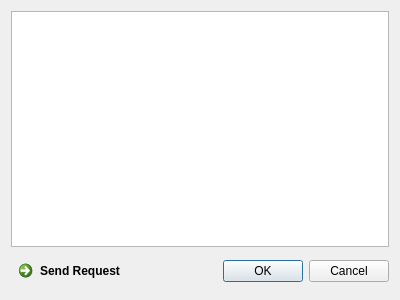
<?xml version="1.0" encoding="UTF-8"?>
<ui version="4.0">
 <class>JamResamplerDialogBase</class>
 <widget class="QDialog" name="JamResamplerDialogBase">
  <property name="geometry">
   <rect>
    <x>0</x>
    <y>0</y>
    <width>400</width>
    <height>300</height>
   </rect>
  </property>
  <property name="windowTitle">
   <string>Jam Resampler</string>
  </property>
  <layout class="QGridLayout" name="gridLayout">
   <item row="1" column="0" colspan="2">
    <widget class="QTextEdit" name="textEdit"/>
   </item>
   <item row="2" column="0">
    <widget class="QCommandLinkButton" name="commandLinkButton">
     <property name="text">
      <string>Send Request</string>
     </property>
    </widget>
   </item>
   <item row="2" column="1">
    <widget class="QDialogButtonBox" name="button_box">
     <property name="orientation">
      <enum>Qt::Horizontal</enum>
     </property>
     <property name="standardButtons">
      <set>QDialogButtonBox::Cancel|QDialogButtonBox::Ok</set>
     </property>
    </widget>
   </item>
  </layout>
 </widget>
 <resources/>
 <connections>
  <connection>
   <sender>button_box</sender>
   <signal>accepted()</signal>
   <receiver>JamResamplerDialogBase</receiver>
   <slot>accept()</slot>
   <hints>
    <hint type="sourcelabel">
     <x>20</x>
     <y>20</y>
    </hint>
    <hint type="destinationlabel">
     <x>20</x>
     <y>20</y>
    </hint>
   </hints>
  </connection>
  <connection>
   <sender>button_box</sender>
   <signal>rejected()</signal>
   <receiver>JamResamplerDialogBase</receiver>
   <slot>reject()</slot>
   <hints>
    <hint type="sourcelabel">
     <x>20</x>
     <y>20</y>
    </hint>
    <hint type="destinationlabel">
     <x>20</x>
     <y>20</y>
    </hint>
   </hints>
  </connection>
 </connections>
</ui>
